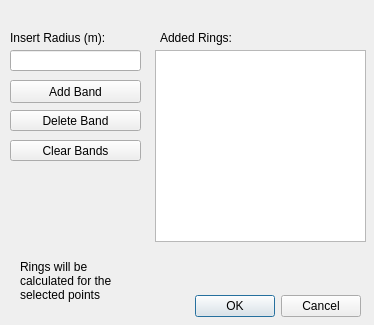
<?xml version="1.0" encoding="UTF-8"?>
<ui version="4.0">
 <class>RadialBand</class>
 <widget class="QDialog" name="RadialBand">
  <property name="geometry">
   <rect>
    <x>0</x>
    <y>0</y>
    <width>374</width>
    <height>325</height>
   </rect>
  </property>
  <property name="windowTitle">
   <string>RadialBand</string>
  </property>
  <widget class="QDialogButtonBox" name="buttonBox">
   <property name="geometry">
    <rect>
     <x>20</x>
     <y>290</y>
     <width>341</width>
     <height>32</height>
    </rect>
   </property>
   <property name="orientation">
    <enum>Qt::Horizontal</enum>
   </property>
   <property name="standardButtons">
    <set>QDialogButtonBox::Cancel|QDialogButtonBox::Ok</set>
   </property>
  </widget>
  <widget class="QLineEdit" name="BandLine">
   <property name="geometry">
    <rect>
     <x>10</x>
     <y>50</y>
     <width>131</width>
     <height>21</height>
    </rect>
   </property>
   <property name="inputMethodHints">
    <set>Qt::ImhDigitsOnly</set>
   </property>
   <property name="text">
    <string/>
   </property>
  </widget>
  <widget class="QPushButton" name="AddBand">
   <property name="geometry">
    <rect>
     <x>10</x>
     <y>80</y>
     <width>131</width>
     <height>23</height>
    </rect>
   </property>
   <property name="text">
    <string>Add Band</string>
   </property>
  </widget>
  <widget class="QListWidget" name="listWidget">
   <property name="geometry">
    <rect>
     <x>155</x>
     <y>50</y>
     <width>211</width>
     <height>192</height>
    </rect>
   </property>
   <property name="inputMethodHints">
    <set>Qt::ImhFormattedNumbersOnly</set>
   </property>
  </widget>
  <widget class="QPushButton" name="DeleteBand">
   <property name="geometry">
    <rect>
     <x>10</x>
     <y>110</y>
     <width>131</width>
     <height>21</height>
    </rect>
   </property>
   <property name="text">
    <string>Delete Band</string>
   </property>
  </widget>
  <widget class="QPushButton" name="ClearBand">
   <property name="geometry">
    <rect>
     <x>10</x>
     <y>140</y>
     <width>131</width>
     <height>21</height>
    </rect>
   </property>
   <property name="text">
    <string>Clear Bands</string>
   </property>
  </widget>
  <widget class="QLabel" name="label">
   <property name="geometry">
    <rect>
     <x>10</x>
     <y>30</y>
     <width>131</width>
     <height>16</height>
    </rect>
   </property>
   <property name="frameShape">
    <enum>QFrame::NoFrame</enum>
   </property>
   <property name="text">
    <string>Insert Radius (m):</string>
   </property>
  </widget>
  <widget class="QLabel" name="label_2">
   <property name="geometry">
    <rect>
     <x>160</x>
     <y>30</y>
     <width>201</width>
     <height>16</height>
    </rect>
   </property>
   <property name="text">
    <string>Added Rings:</string>
   </property>
  </widget>
  <widget class="QLabel" name="label_3">
   <property name="geometry">
    <rect>
     <x>20</x>
     <y>250</y>
     <width>121</width>
     <height>61</height>
    </rect>
   </property>
   <property name="frameShape">
    <enum>QFrame::NoFrame</enum>
   </property>
   <property name="text">
    <string>Rings will be calculated for the selected points</string>
   </property>
   <property name="textFormat">
    <enum>Qt::AutoText</enum>
   </property>
   <property name="scaledContents">
    <bool>false</bool>
   </property>
   <property name="wordWrap">
    <bool>true</bool>
   </property>
  </widget>
 </widget>
 <resources/>
 <connections>
  <connection>
   <sender>buttonBox</sender>
   <signal>rejected()</signal>
   <receiver>RadialBand</receiver>
   <slot>reject()</slot>
   <hints>
    <hint type="sourcelabel">
     <x>346</x>
     <y>310</y>
    </hint>
    <hint type="destinationlabel">
     <x>286</x>
     <y>271</y>
    </hint>
   </hints>
  </connection>
  <connection>
   <sender>AddBand</sender>
   <signal>clicked()</signal>
   <receiver>RadialBand</receiver>
   <slot>AddData()</slot>
   <hints>
    <hint type="sourcelabel">
     <x>62</x>
     <y>64</y>
    </hint>
    <hint type="destinationlabel">
     <x>116</x>
     <y>149</y>
    </hint>
   </hints>
  </connection>
  <connection>
   <sender>DeleteBand</sender>
   <signal>clicked()</signal>
   <receiver>RadialBand</receiver>
   <slot>DeleteData()</slot>
   <hints>
    <hint type="sourcelabel">
     <x>104</x>
     <y>89</y>
    </hint>
    <hint type="destinationlabel">
     <x>59</x>
     <y>170</y>
    </hint>
   </hints>
  </connection>
  <connection>
   <sender>ClearBand</sender>
   <signal>clicked()</signal>
   <receiver>RadialBand</receiver>
   <slot>ClearBands()</slot>
   <hints>
    <hint type="sourcelabel">
     <x>112</x>
     <y>117</y>
    </hint>
    <hint type="destinationlabel">
     <x>63</x>
     <y>193</y>
    </hint>
   </hints>
  </connection>
  <connection>
   <sender>buttonBox</sender>
   <signal>accepted()</signal>
   <receiver>RadialBand</receiver>
   <slot>CalculateRings()</slot>
   <hints>
    <hint type="sourcelabel">
     <x>375</x>
     <y>304</y>
    </hint>
    <hint type="destinationlabel">
     <x>367</x>
     <y>235</y>
    </hint>
   </hints>
  </connection>
 </connections>
 <slots>
  <slot>AddData()</slot>
  <slot>DeleteData()</slot>
  <slot>SaveAs()</slot>
  <slot>ClearBands()</slot>
  <slot>CalculateRings()</slot>
 </slots>
</ui>
